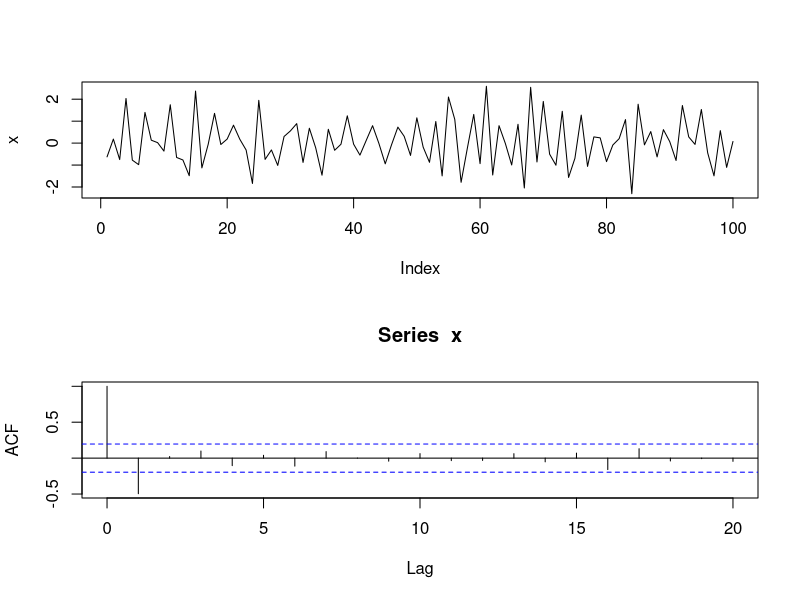

The R source for this figure:
set.seed(1)
x <- w <- rnorm(100)
for (t in 3:100) x[t] <- -0.666 * x[t-1] - 0.333 * x[t-2] + w[t]
layout(1:2)
plot(x, type="l")
acf(x)

x.ar <- ar(x, method="mle")
x.ar$order
x.ar$ar

0.6023 + c(-1.96, 1.96)*0.0827
